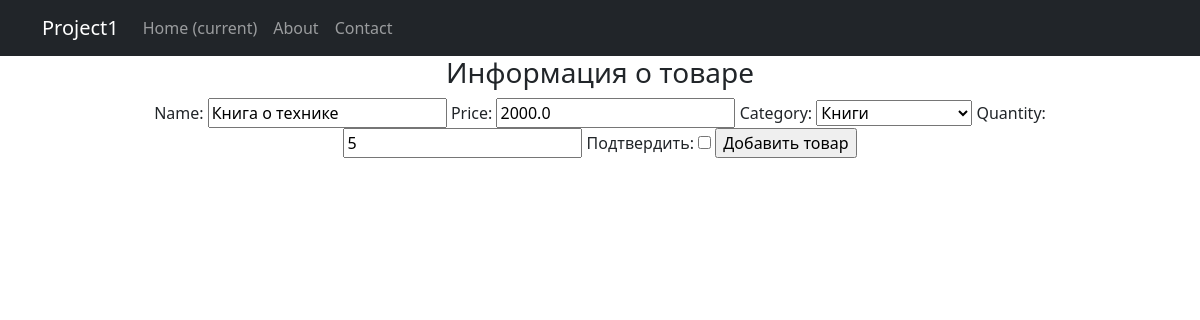
Screenshot of /products/create/9 with the database file from the repository.
### simpleapp/models.py (models this page shows, shortened)
class Product(models.Model):
    name = models.CharField(
        max_length=50,
        unique=True, # названия товаров не должны повторяться
    )
    description = models.TextField()
    quantity = models.IntegerField(
        validators=[MinValueValidator(0,'Quantity should be >= 0')],
    )
    category = models.ForeignKey(
        to='Category',
        on_delete=models.CASCADE,
        related_name='products', # все продукты в категории будут доступны через поле products
    )
    price = models.FloatField(
        validators=[MinValueValidator(0.0)],
    )

class Category(models.Model):
    name = models.CharField(max_length=100, unique=True)
    def __str__(self):
        return self.name.title()

### simpleapp/views.py (the view)
# urls.py: path('create/<int:pk>', ProductUpdateView.as_view(), name='product_update'),
class ProductUpdateView(UpdateView):
    template_name = 'simple_app/product_create.html'
    form_class = ProductForm
    def get_object(self, **kwargs):
        id = self.kwargs.get('pk')
        return Product.objects.get(pk=id)

### simpleapp/forms.py
class ProductForm(ModelForm):
    check_box = BooleanField(label='Подтвердить')
    class Meta:
        model = Product
        fields = ['name', 'price', 'category', 'quantity', 'check_box']

### templates/simple_app/product_create.html (shortened to what this page needs)
{% extends 'flatpages/default.html' %}
{% block content %}
<h3>Информация о товаре</h3>
<form method="POST">
    {{ form }}
    <input type="submit" value="Добавить товар">
</form>
{% endblock content %}

### rows the page displays
Product: name "Книга о технике", price "2000.0", category "Книги", quantity "5"
